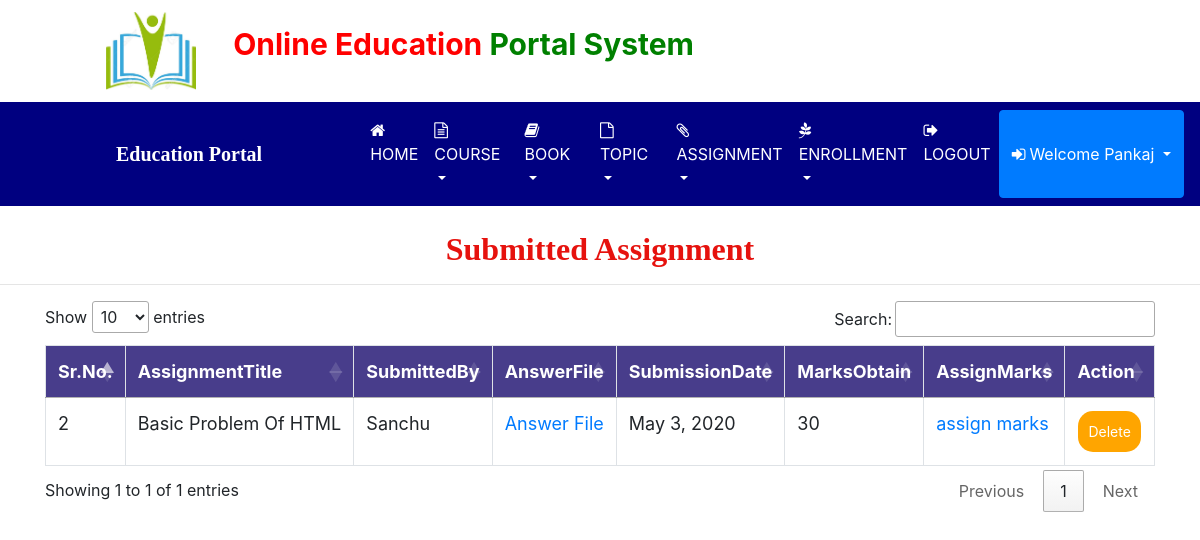
The page /view_assignment (signed in) on the database its author committed.
### education/models.py (models this page shows, shortened)
class Submitted_Assignment(models.Model):
    status = models.ForeignKey(Status2,on_delete=models.CASCADE,null=True)
    assignment = models.ForeignKey(Assignment,on_delete=models.CASCADE,null=True)
    submitted_by = models.ForeignKey(Student,on_delete=models.CASCADE,null=True)
    marks = models.IntegerField(null=True)
    submit_date = models.DateField(null=True)
    file = models.FileField(null=True)

class Assignment(models.Model):
    course = models.ForeignKey(Course,on_delete=models.CASCADE,null=True)
    title = models.CharField(max_length=30,null=True)
    question = models.CharField(max_length=250,null=True)
    publish_date = models.DateField(null=True)
    end_date = models.DateField(null=True)
    file = models.FileField(null=True)

class Student(models.Model):
    sign = models.ForeignKey(Signup,on_delete=models.CASCADE,null=True)
    institute = models.CharField(max_length=100,null=True)

class Signup(models.Model):
    user = models.ForeignKey(User,on_delete=models.CASCADE,null=True)
    contact = models.CharField(max_length=10,null=True)
    image = models.FileField(null=True)

### education/views.py (the view)
# urls.py: path('view_assignment', View_Assignment, name="view_assignment"),
def View_Assignment(request):
    user = User.objects.get(id=request.user.id)
    sign = Signup.objects.get(user=user)
    instruct = Instructor.objects.get(sign=sign)
    pro = Submitted_Assignment.objects.all()
    d = {'pro': pro,'instruct':instruct}
    return render(request,'view_assignment.html',d)

### education/templates/view_assignment.html (shortened to what this page needs)
{% extends 'instruct_nav.html' %}
{% block body %}
<center><h2 style = "font-family : 'Monotype Corsiva';
color:#E6120E;font-weight:bold;margin-top:2%">Submitted Assignment</h2></center><hr>
 <div class="container">
<table class="table table-bordered" id="myTable">
  <thead>
  <tr>
    <th>Sr.No.</th>
    <th>AssignmentTitle</th>
    <th>SubmittedBy</th>
    <th>AnswerFile</th>
    <th>SubmissionDate</th>
    <th>MarksObtain</th>
    <th>AssignMarks</th>
    <th>Action</th>
  </tr>
  </thead>
   <tbody>
{% for i in pro %}
{% ifequal i.status.status "Submitted"  %}
{% ifequal i.assignment.course.instruct.id instruct.id %}
  <tr>
      <td>{{forloop.counter}}</td>
    <td>{{i.assignment.title}}</td>
    <td>{{i.submitted_by.sign.user.first_name}}</td>
    <td><a href="{{i.file.url}}" download>Answer File</a></td>
      <td>{{i.submit_date}}</td>
    <td>{{i.marks}}</td>
    <td>
        <a href="{% url 'assign_marks' i.id %}">assign marks</a>
    </td>
    <td><a href="{% url 'delete_assign_submit' i.id %}"><button class="button button1" onclick="return confirm('Are you sure?')">Delete</button></a></td>
  </tr>
{% endifequal %}
{% endifequal %}
   {% endfor %}
   </tbody>
</table>
 </div>
{% endblock %}

### education/templates/instruct_nav.html (shortened to what this page needs)
<!DOCTYPE html>
<html lang="en">
<head>
    {% load static %}
     <link rel="stylesheet" href="https://maxcdn.bootstrapcdn.com/bootstrap/4.0.0/css/bootstrap.min.css">
  <link rel = stylesheet href = "//cdn.datatables.net/1.10.19/css/jquery.dataTables.min.css">
<link rel="stylesheet" href="https://cdnjs.cloudflare.com/ajax/libs/font-awesome/4.7.0/css/font-awesome.min.css">
</head>
<body>
<div class="container-fluid" style="padding:1%;margin-bottom:0%;">
    <img src="{% static 'images/books.jpg' %}" style="width:90px;margin-right:10px;margin-left:8%"><span style="padding:20px;font-weight:bold;font-size:30px">
    <span style="color:red">Online Education</span>
     <span style="color:green">Portal System</span></h4>
</div>
<nav class="navbar navbar-expand-sm" style="background-color:navy">
  <a class="navbar-brand" href="#" style="color:white;font-family:'Monotype Corsiva';font-weight:bold;margin-left:100px;margin-right:0">
  Education Portal</a>
  <ul class="navbar-nav">
    <li class="nav-item">
      <a class="nav-link" href="{% url 'instruct_home' %}" style="color:white;margin-left:100px">
      <i class="fa fa-home" style="margin-right:4px"></i>HOME</a>
    </li>
    <li class="nav-item dropdown">
        <a class="nav-link dropdown-toggle" href="#" id="navbarDropdownMenuLink" data-toggle="dropdown" aria-haspopup="true" aria-expanded="false" style="color:white">
          <i class="fa fa-file-text-o" style="margin-right:4px"></i>COURSE
        </a>
      </li>
      <li class="nav-item dropdown">
        <a class="nav-link dropdown-toggle" href="#" id="navbarDropdownMenuLink" data-toggle="dropdown" aria-haspopup="true" aria-expanded="false" style="color:white">
          <i class="fa fa-book" style="margin-right:4px"></i>BOOK
        </a>
      </li>
      <li class="nav-item dropdown">
        <a class="nav-link dropdown-toggle" href="#" id="navbarDropdownMenuLink" data-toggle="dropdown" aria-haspopup="true" aria-expanded="false" style="color:white">
          <i class="fa fa-file-o" style="margin-right:4px"></i>TOPIC
        </a>
      </li>
<li class="nav-item dropdown">
        <a class="nav-link dropdown-toggle" href="#" id="navbarDropdownMenuLink" data-toggle="dropdown" aria-haspopup="true" aria-expanded="false" style="color:white">
          <i class="fa fa-paperclip" style="margin-right:4px"></i>ASSIGNMENT
        </a>
      </li>
<li class="nav-item dropdown">
        <a class="nav-link dropdown-toggle" href="#" id="navbarDropdownMenuLink" data-toggle="dropdown" aria-haspopup="true" aria-expanded="false" style="color:white">
          <i class="fa fa-pagelines" style="margin-right:4px"></i>ENROLLMENT
        </a>
      </li>
 <li class="nav-item">
      <a class="nav-link" href="{% url 'logout' %}" style="color:white">
      <i class="fa fa-sign-out" style="margin-right:4px"></i>LOGOUT</a>
    </li>
      <div class="btn-group">
  <button type="button" class="btn btn-primary dropdown-toggle" data-toggle="dropdown" aria-haspopup="true" aria-expanded="false">
    <i class="fa fa-sign-in" style="margin-right:4px"></i>Welcome {{request.user.first_name}}
  </button>
</div>
    </ul>
</nav>
{% block body %}
{% endblock %}
</body>
</html>

### education/templates/instruct_nav.html (style rules this page uses)
* { box-sizing: border-box; }
#myTable { border-collapse: collapse; width: 100%; border: 1px solid #ddd; font-size: 18px; }
#myTable th { text-align: left; padding: 12px; background-color: Darkslateblue; color: white; }
#myTable td { text-align: left; padding: 12px; background-color: white; }
#myTable tr { border-bottom: 1px solid #ddd; }
.button { background-color: orange; border: none; color: white; padding: 10px; text-align: center; text-decoration: none; display: inline-block; font-size: 14px; margin: 1px 1px; cursor: pointer; }
.button1 { border-radius: 15px; }

### rows shown on the page
Submitted_Assignment: assignment "Basic Problem Of HTML", submitted_by.sign.user.first_name "Sanchu", submit_date "May 3, 2020", marks "30"

### other values the page prints
{{ request.user.first_name }} "Pankaj"
